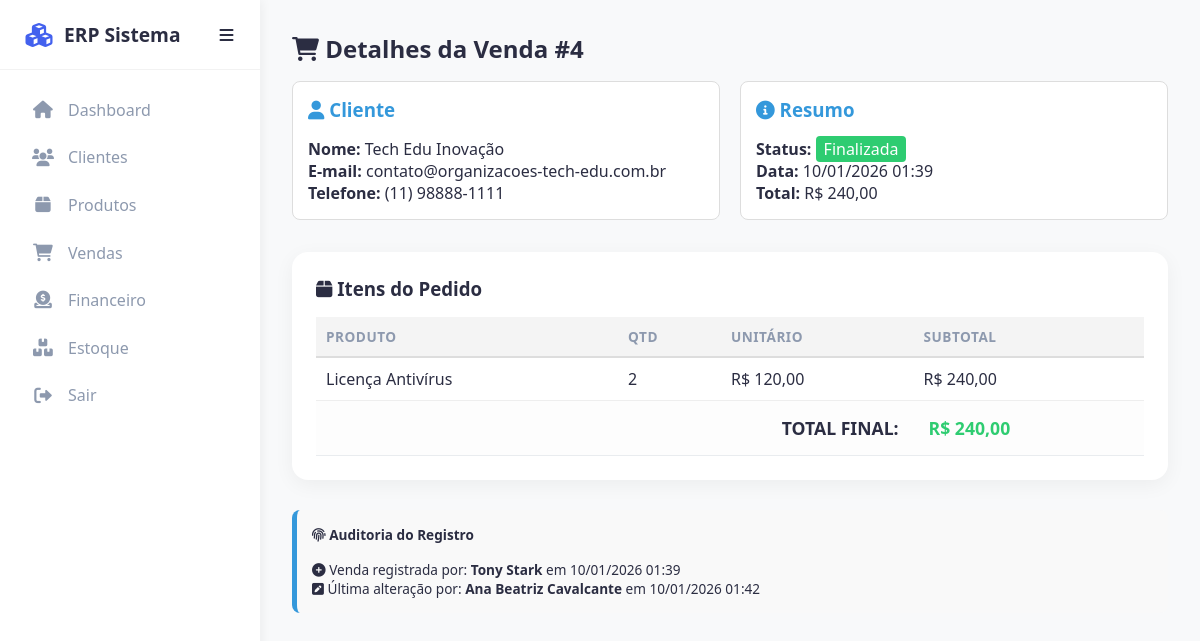
/modules/sales/sale_view.php?id=4 (signed in), run on the app's committed database.
### tables this page shows
CREATE TABLE `sales` (
  `id` int(11) NOT NULL,
  `company_id` int(11) DEFAULT NULL,
  `user_id` int(11) DEFAULT NULL,
  `updated_by` int(11) DEFAULT NULL,
  `client_id` int(11) DEFAULT NULL,
  `total` decimal(10,2) DEFAULT NULL,
  `status` varchar(50) DEFAULT NULL,
  `created_at` timestamp NOT NULL DEFAULT current_timestamp(),
  `updated_at` timestamp NOT NULL DEFAULT current_timestamp() ON UPDATE current_timestamp()
);

CREATE TABLE `clients` (
  `id` int(11) NOT NULL,
  `company_id` int(11) NOT NULL,
  `created_by` int(11) DEFAULT NULL,
  `updated_by` int(11) DEFAULT NULL,
  `type` enum('fisica','juridica') NOT NULL DEFAULT 'fisica',
  `name` varchar(255) DEFAULT NULL,
  `cpf` varchar(20) DEFAULT NULL,
  `company_name` varchar(255) DEFAULT NULL,
  `fantasy_name` varchar(255) DEFAULT NULL,
  `cnpj` varchar(255) DEFAULT NULL,
  `ie` varchar(50) DEFAULT NULL,
  `segment` varchar(100) DEFAULT NULL,
  `email` varchar(100) DEFAULT NULL,
  `phone` varchar(20) DEFAULT NULL,
  `cep` varchar(15) DEFAULT NULL,
  `street` varchar(255) DEFAULT NULL,
  `number` varchar(20) DEFAULT NULL,
  `complement` varchar(100) DEFAULT NULL,
  `neighborhood` varchar(100) DEFAULT NULL,
  `city` varchar(100) DEFAULT NULL,
  `state` varchar(2) DEFAULT NULL,
  `created_at` timestamp NOT NULL DEFAULT current_timestamp(),
  `updated_at` timestamp NOT NULL DEFAULT current_timestamp() ON UPDATE current_timestamp()
);

CREATE TABLE `sale_items` (
  `id` int(11) NOT NULL,
  `sale_id` int(11) DEFAULT NULL,
  `product_id` int(11) DEFAULT NULL,
  `quantity` int(11) DEFAULT NULL,
  `unit_price` decimal(10,2) DEFAULT NULL
);

CREATE TABLE `products` (
  `id` int(11) NOT NULL,
  `company_id` int(11) DEFAULT NULL,
  `category_id` int(11) DEFAULT NULL,
  `name` varchar(255) DEFAULT NULL,
  `code` varchar(50) DEFAULT NULL,
  `price` decimal(10,2) DEFAULT NULL,
  `created_at` timestamp NOT NULL DEFAULT current_timestamp(),
  `stock` int(11) DEFAULT 0,
  `category` varchar(50) DEFAULT NULL,
  `updated_at` timestamp NOT NULL DEFAULT current_timestamp() ON UPDATE current_timestamp(),
  `active` tinyint(1) DEFAULT 1,
  `created_by` int(11) DEFAULT NULL,
  `updated_by` int(11) DEFAULT NULL
);

CREATE TABLE `users` (
  `id` int(11) NOT NULL,
  `company_id` int(11) DEFAULT NULL,
  `address_id` int(11) DEFAULT NULL,
  `name` varchar(255) DEFAULT NULL,
  `email` varchar(255) DEFAULT NULL,
  `password` varchar(255) DEFAULT NULL,
  `role` varchar(50) DEFAULT NULL,
  `document` varchar(50) DEFAULT NULL,
  `phone` varchar(20) DEFAULT NULL,
  `created_at` timestamp NOT NULL DEFAULT current_timestamp(),
  `updated_at` timestamp NOT NULL DEFAULT current_timestamp() ON UPDATE current_timestamp()
);

### modules/sales/sale_view.php (the view, shortened to what this page needs)
<?php
require '../../config/database.php';
$sale_id = $_GET['id'] ?? 0;
$isModal = isset($_GET['modal']);
$sql = "SELECT s.*,
               c.name as client_name, c.email as client_email, c.phone as client_phone,
               u1.name as creator_name,
               u2.name as editor_name
        FROM sales s
        LEFT JOIN clients c ON s.client_id = c.id
        LEFT JOIN users u1 ON s.user_id = u1.id
        LEFT JOIN users u2 ON s.updated_by = u2.id
        WHERE s.id = ? AND s.company_id = ?";
$stmt = $pdo->prepare($sql);
$stmt->execute([$sale_id, getCompanyId()]);
$sale = $stmt->fetch();
$sqlItems = "SELECT si.*, p.name as product_name
             FROM sale_items si
             LEFT JOIN products p ON si.product_id = p.id
             WHERE si.sale_id = ?";
$stmtItems = $pdo->prepare($sqlItems);
$stmtItems->execute([$sale_id]);
$items = $stmtItems->fetchAll();
?>
<?php if (!$isModal): ?>
    <!DOCTYPE html>
    <html lang="pt-BR">
    <head>
        <link rel="stylesheet" href="../../css/style.css">
        <link rel="stylesheet" href="https://cdnjs.cloudflare.com/ajax/libs/font-awesome/6.0.0/css/all.min.css">
    </head>
    <body>
        <?php $basePath = '../../';
        include '../../includes/header.php'; ?>
        <main>
        <?php endif; ?>
        <h2 style="margin-top: 0;"><i class="fas fa-shopping-cart"></i> Detalhes da Venda #<?= $sale['id'] ?></h2>
        <div style="display: grid; grid-template-columns: 1fr 1fr; gap: 20px; margin-bottom: 2rem;">
            <div class="card" style="padding: 15px; border: 1px solid #ddd; border-radius: 8px; background: #fff;">
                <h3 style="margin-top: 0; color: #3498db;"><i class="fas fa-user"></i> Cliente</h3>
                <p><strong>Nome:</strong> <?= htmlspecialchars($sale['client_name'] ?? 'Cliente Removido') ?></p>
                <p><strong>E-mail:</strong> <?= htmlspecialchars($sale['client_email'] ?? '-') ?></p>
                <p><strong>Telefone:</strong> <?= htmlspecialchars($sale['client_phone'] ?? '-') ?></p>
            </div>
            <div class="card" style="padding: 15px; border: 1px solid #ddd; border-radius: 8px; background: #fff;">
                <h3 style="margin-top: 0; color: #3498db;"><i class="fas fa-info-circle"></i> Resumo</h3>
                <p><strong>Status:</strong> <span class="badge"
                        style="background: #2ecc71; color: white; padding: 2px 8px; border-radius: 4px;"><?= $sale['status'] ?></span>
                </p>
                <p><strong>Data:</strong> <?= date('d/m/Y H:i', strtotime($sale['created_at'])) ?></p>
                <p><strong>Total:</strong> R$ <?= number_format($sale['total'], 2, ',', '.') ?></p>
            </div>
        </div>
        <div class="table-container">
            <h3><i class="fas fa-box"></i> Itens do Pedido</h3>
            <table id="tableModule" style="width: 100%; border-collapse: collapse;">
                <thead>
                    <tr style="background: #f4f4f4; text-align: left;">
                        <th style="padding: 10px; border-bottom: 2px solid #ddd;">Produto</th>
                        <th style="padding: 10px; border-bottom: 2px solid #ddd;">Qtd</th>
                        <th style="padding: 10px; border-bottom: 2px solid #ddd;">Unitário</th>
                        <th style="padding: 10px; border-bottom: 2px solid #ddd;">Subtotal</th>
                    </tr>
                </thead>
                <tbody>
                    <?php foreach ($items as $item): ?>
                        <tr>
                            <td style="padding: 10px; border-bottom: 1px solid #eee;">
                                <?= htmlspecialchars($item['product_name'] ?? 'Não encontrado') ?>
                            </td>
                            <td style="padding: 10px; border-bottom: 1px solid #eee;"><?= $item['quantity'] ?></td>
                            <td style="padding: 10px; border-bottom: 1px solid #eee;">R$
                                <?= number_format($item['unit_price'], 2, ',', '.') ?>
                            </td>
                            <td style="padding: 10px; border-bottom: 1px solid #eee;">R$
                                <?= number_format($item['quantity'] * $item['unit_price'], 2, ',', '.') ?>
                            </td>
                        </tr>
                    <?php endforeach; ?>
                </tbody>
                <tfoot>
                    <tr style="font-weight: bold; font-size: 1.1rem; background: #fdfdfd;">
                        <td colspan="3" style="text-align: right; padding: 15px;">TOTAL FINAL:</td>
                        <td style="color: #2ecc71; padding: 15px;">R$ <?= number_format($sale['total'], 2, ',', '.') ?>
                        </td>
                    </tr>
                </tfoot>
            </table>
        </div>
        <div
            style="margin-top: 30px; padding: 15px; background: #f9f9f9; border-radius: 8px; border-left: 5px solid #3498db; font-size: 0.85rem;">
            <h4 style="margin-top: 0;"><i class="fas fa-fingerprint"></i> Auditoria do Registro</h4>
            <p><i class="fas fa-plus-circle"></i> Venda registrada por:
                <strong><?= htmlspecialchars($sale['creator_name'] ?? 'Sistema') ?></strong> em
                <?= date('d/m/Y H:i', strtotime($sale['created_at'])) ?>
            </p>
            <?php if ($sale['editor_name']): ?>
                <p><i class="fas fa-pen-square"></i> Última alteração por:
                    <strong><?= htmlspecialchars($sale['editor_name']) ?></strong> em
                    <?= date('d/m/Y H:i', strtotime($sale['updated_at'])) ?>
                </p>
            <?php endif; ?>
        </div>
        <?php if (!$isModal): ?>
        </main>
    </body>
    </html>
<?php endif; ?>

### css/style.css (style rules this page uses)
:root { --primary-color: #4361ee; --secondary-color: #3f37c9; --success-color: #4cc9f0; --danger-color: #f72585; --text-color: #2b2d42; --text-muted: #8d99ae; --bg-light: #f8f9fa; --card-bg: #ffffff; --border-radius: 12px; --transition: all 0.3s ease; }
* { margin: 0; padding: 0; box-sizing: border-box; font-family: 'Segoe UI', Tahoma, Geneva, Verdana, sans-serif; }
body { background-color: var(--bg-light); color: var(--text-color); min-height: 100vh; display: flex; overflow-x: hidden; }
h1, h2, h3, h4, h5, h6 { color: var(--text-color); margin-bottom: 1rem; }
main { padding: 2rem; flex: 1; max-width: 260px; max-width: none; }
main { margin-left: 260px; width: calc(100% - 260px); transition: margin-left 0.3s ease; padding: 2rem; }
.table-container { background: white; padding: 1.5rem; border-radius: 16px; box-shadow: 0 5px 20px rgba(0, 0, 0, 0.05); overflow-x: auto; }
table { width: 100%; border-collapse: collapse; white-space: nowrap; }
th, td { padding: 1rem; text-align: left; border-bottom: 1px solid #e9ecef; }
th { font-weight: 600; color: var(--text-muted); font-size: 0.85rem; text-transform: uppercase; letter-spacing: 0.5px; }

### data on the page
sales: id "4", client.name "Tech Edu Inovação", client.email "contato@organizacoes-tech-edu.com.br", client.phone "(11) 98888-1111", status "Finalizada", created_at "10/01/2026 01:39", total "240,00", user.name "Tony Stark", updated_by.name "Ana Beatriz Cavalcante", updated_at "10/01/2026 01:42"
sale_items: product.name "Licença Antivírus", quantity "2", unit_price "120,00", $item['quantity'] * $item['unit_price'] "240,00"
